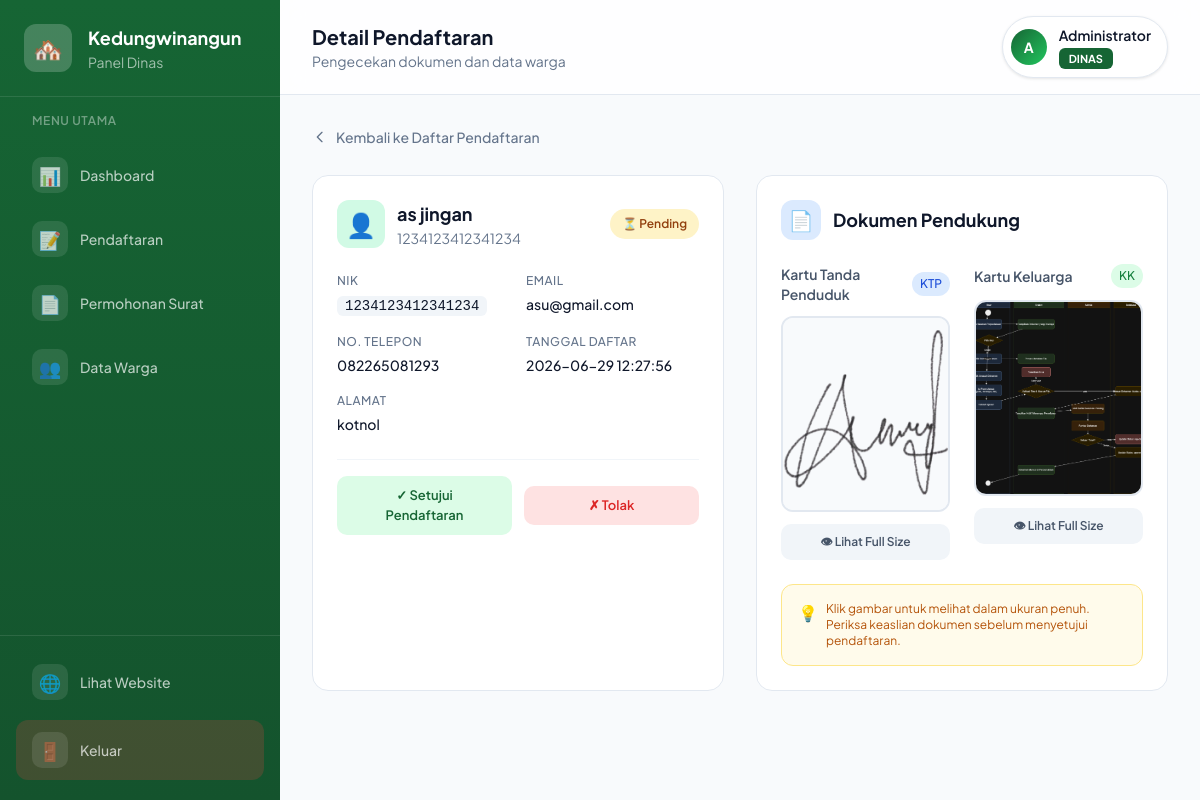
Page /dinas/users/detail/4 (signed in) on the committed database.
### tables this page shows
CREATE TABLE users (
            id INTEGER PRIMARY KEY AUTOINCREMENT,
            nik TEXT UNIQUE NOT NULL,
            nama_lengkap TEXT NOT NULL,
            email TEXT,
            no_telepon TEXT,
            alamat TEXT,
            password_hash TEXT NOT NULL,
            role TEXT DEFAULT 'penduduk',
            status TEXT DEFAULT 'pending',
            ktp_path TEXT,
            kk_path TEXT,
            created_at TIMESTAMP DEFAULT CURRENT_TIMESTAMP,
            approved_by INTEGER,
            approved_at TIMESTAMP
        );

### routes/dinas.py (the view)
@dinas_bp.route("/users/detail/<int:user_id>")
@dinas_required
def user_detail(user_id):
    user = get_user_by_id(user_id)
    if not user:
        flash('User tidak ditemukan!', 'error')
        return redirect(url_for('dinas.pending_users'))
    return render_template("dinas/user_detail.html", user=user)

### templates/dinas/user_detail.html (shortened to what this page needs)
{% extends 'dinas/base.html' %}
{% block page_title %}Detail Pendaftaran{% endblock %}
{% block page_subtitle %}Pengecekan dokumen dan data warga{% endblock %}
{% block content %}
<div class="mb-6">
    <a href="{{ url_for('dinas.pending_users') }}" class="inline-flex items-center gap-2 text-slate-500 hover:text-emerald-600 dark:text-slate-400 dark:hover:text-emerald-400 transition-colors text-sm font-medium">
        <svg class="w-4 h-4" fill="none" stroke="currentColor" viewBox="0 0 24 24">
            <path stroke-linecap="round" stroke-linejoin="round" stroke-width="2" d="M15 19l-7-7 7-7"/>
        </svg>
        Kembali ke Daftar Pendaftaran
    </a>
</div>
<div class="grid grid-cols-1 lg:grid-cols-2 gap-8">
    <div class="card p-6 animate-fade-in">
        <div class="flex items-center gap-3 mb-6">
            <div class="w-12 h-12 bg-emerald-100 dark:bg-emerald-900/30 rounded-xl flex items-center justify-center text-2xl">
                👤
            </div>
            <div>
                <h3 class="text-lg font-bold dark:text-white">{{ user.nama_lengkap }}</h3>
                <p class="text-sm text-slate-500 dark:text-slate-400">{{ user.nik }}</p>
            </div>
            <div class="ml-auto">
                <span class="badge badge-pending">⏳ Pending</span>
            </div>
        </div>
        <div class="info-grid mb-6">
            <div class="info-item">
                <span class="info-label">NIK</span>
                <span class="info-value"><code>{{ user.nik }}</code></span>
            </div>
            <div class="info-item">
                <span class="info-label">Email</span>
                <span class="info-value dark:text-slate-200">{{ user.email or '-' }}</span>
            </div>
            <div class="info-item">
                <span class="info-label">No. Telepon</span>
                <span class="info-value dark:text-slate-200">{{ user.no_telepon }}</span>
            </div>
            <div class="info-item">
                <span class="info-label">Tanggal Daftar</span>
                <span class="info-value dark:text-slate-200">{{ user.created_at or '-' }}</span>
            </div>
            <div class="info-item full">
                <span class="info-label">Alamat</span>
                <span class="info-value dark:text-slate-200">{{ user.alamat }}</span>
            </div>
        </div>
        <div class="flex items-center gap-3 pt-4 border-t border-slate-100 dark:border-slate-700">
            <form action="{{ url_for('dinas.approve_user_route', user_id=user.id) }}" method="POST" class="flex-1">
                <button type="submit" class="btn btn-approve w-full justify-center"
                    onclick="return confirm('Setujui pendaftaran {{ user.nama_lengkap }}?')">
                    ✓ Setujui Pendaftaran
                </button>
            </form>
            <form action="{{ url_for('dinas.reject_user_route', user_id=user.id) }}" method="POST" class="flex-1">
                <button type="submit" class="btn btn-reject w-full justify-center"
                    onclick="return confirm('Tolak pendaftaran {{ user.nama_lengkap }}?')">
                    ✗ Tolak
                </button>
            </form>
        </div>
    </div>
    <div class="card p-6 animate-fade-in" style="animation-delay: 0.1s;">
        <h3 class="text-lg font-bold mb-6 flex items-center gap-3 dark:text-white">
            <span class="w-10 h-10 bg-blue-100 dark:bg-blue-900/30 rounded-xl flex items-center justify-center text-xl">📄</span>
            Dokumen Pendukung
        </h3>
        <div class="grid grid-cols-1 sm:grid-cols-2 gap-6">
            <div class="document-card">
                <div class="flex items-center justify-between mb-3">
                    <span class="text-sm font-semibold text-slate-600 dark:text-slate-300">Kartu Tanda Penduduk</span>
                    <span class="text-xs bg-blue-100 dark:bg-blue-900/30 text-blue-700 dark:text-blue-300 px-2 py-1 rounded-full font-medium">KTP</span>
                </div>
                {% if user.ktp_path %}
                <div class="relative group cursor-pointer rounded-xl overflow-hidden border-2 border-slate-200 dark:border-slate-600 hover:border-emerald-400 transition-all"
                     onclick="openPreview('/uploads/{{ user.ktp_path }}', 'KTP - {{ user.nama_lengkap }}')">
                    <img src="/uploads/{{ user.ktp_path }}"
                         alt="KTP"
                         class="w-full h-48 object-cover object-center group-hover:scale-105 transition-transform duration-300"
                         onerror="this.style.display='none'; this.nextElementSibling.style.display='flex';">
                    <div class="absolute inset-0 bg-black/0 group-hover:bg-black/20 transition-all flex items-center justify-center">
                    </div>
                </div>
                <button type="button"
                    class="mt-3 w-full btn btn-secondary text-xs justify-center"
                    onclick="openPreview('/uploads/{{ user.ktp_path }}', 'KTP - {{ user.nama_lengkap }}')">
                    👁 Lihat Full Size
                </button>
                {% else %}
                <div class="w-full h-48 rounded-xl border-2 border-dashed border-slate-200 dark:border-slate-600 bg-slate-50 dark:bg-slate-800 flex flex-col items-center justify-center gap-2">
                    <span class="text-4xl">📭</span>
                    <span class="text-sm text-slate-400">KTP tidak tersedia</span>
                </div>
                {% endif %}
            </div>
            <div class="document-card">
                <div class="flex items-center justify-between mb-3">
                    <span class="text-sm font-semibold text-slate-600 dark:text-slate-300">Kartu Keluarga</span>
                    <span class="text-xs bg-green-100 dark:bg-green-900/30 text-green-700 dark:text-green-300 px-2 py-1 rounded-full font-medium">KK</span>
                </div>
                {% if user.kk_path %}
                <div class="relative group cursor-pointer rounded-xl overflow-hidden border-2 border-slate-200 dark:border-slate-600 hover:border-emerald-400 transition-all"
                     onclick="openPreview('/uploads/{{ user.kk_path }}', 'KK - {{ user.nama_lengkap }}')">
                    <img src="/uploads/{{ user.kk_path }}"
                         alt="KK"
                         class="w-full h-48 object-cover object-center group-hover:scale-105 transition-transform duration-300"
                         onerror="this.style.display='none'; this.nextElementSibling.style.display='flex';">
                    <div class="absolute inset-0 bg-black/0 group-hover:bg-black/20 transition-all flex items-center justify-center">
                    </div>
                </div>
                <button type="button"
                    class="mt-3 w-full btn btn-secondary text-xs justify-center"
                    onclick="openPreview('/uploads/{{ user.kk_path }}', 'KK - {{ user.nama_lengkap }}')">
                    👁 Lihat Full Size
                </button>
                {% else %}
                <div class="w-full h-48 rounded-xl border-2 border-dashed border-slate-200 dark:border-slate-600 bg-slate-50 dark:bg-slate-800 flex flex-col items-center justify-center gap-2">
                    <span class="text-4xl">📭</span>
                    <span class="text-sm text-slate-400">KK tidak tersedia</span>
                </div>
                {% endif %}
            </div>
        </div>
        <div class="mt-6 p-4 bg-amber-50 dark:bg-amber-900/20 rounded-xl border border-amber-200 dark:border-amber-800">
            <p class="text-xs text-amber-700 dark:text-amber-300 flex items-start gap-2">
                <span class="text-base">💡</span>
                <span>Klik gambar untuk melihat dalam ukuran penuh. Periksa keaslian dokumen sebelum menyetujui pendaftaran.</span>
            </p>
        </div>
    </div>
</div>
{% endblock %}

### templates/dinas/base.html (shortened to what this page needs)
<!DOCTYPE html>
<html lang="id">
<head>
    <script src="https://cdn.tailwindcss.com"></script>
</head>
<body class="bg-slate-50 text-slate-900">
    <div class="flex min-h-screen">
        <aside class="sidebar" id="sidebar">
            <div class="p-6 border-b border-white/10">
                <div class="flex items-center gap-4">
                    <div class="w-12 h-12 bg-white/20 rounded-xl flex items-center justify-center text-2xl">
                        🏘️
                    </div>
                    <div>
                        <h1 class="text-white font-bold text-lg">Kedungwinangun</h1>
                        <p class="text-white/60 text-sm">Panel Dinas</p>
                    </div>
                </div>
            </div>
            <nav class="p-4">
                <p class="text-white/40 text-xs font-semibold uppercase tracking-wider px-4 mb-4">Menu Utama</p>
                <a href="{{ url_for('dinas.dashboard') }}" class="sidebar-item {% if request.endpoint == 'dinas.dashboard' %}active{% endif %}">
                    <div class="sidebar-icon">📊</div>
                    Dashboard
                </a>
                <a href="{{ url_for('dinas.pending_users') }}" class="sidebar-item {% if request.endpoint == 'dinas.pending_users' %}active{% endif %}">
                    <div class="sidebar-icon">📝</div>
                    Pendaftaran
                </a>
                <a href="{{ url_for('dinas.permohonan_list') }}" class="sidebar-item {% if request.endpoint in ['dinas.permohonan_list', 'dinas.permohonan_detail'] %}active{% endif %}">
                    <div class="sidebar-icon">📄</div>
                    Permohonan Surat
                </a>
                <a href="{{ url_for('dinas.all_users') }}" class="sidebar-item {% if request.endpoint == 'dinas.all_users' %}active{% endif %}">
                    <div class="sidebar-icon">👥</div>
                    Data Warga
                </a>
            </nav>
            <div class="absolute bottom-0 left-0 right-0 p-4 border-t border-white/10">
                <a href="{{ url_for('public.index') }}" class="sidebar-item mb-2">
                    <div class="sidebar-icon">🌐</div>
                    Lihat Website
                </a>
                <a href="{{ url_for('user.logout') }}" class="sidebar-item" style="background: rgba(239, 68, 68, 0.2);">
                    <div class="sidebar-icon">🚪</div>
                    Keluar
                </a>
            </div>
        </aside>
        <main class="main-content flex-1">
            <header class="glass sticky top-0 z-50 border-b border-slate-200 dark:border-slate-700 px-8 py-4">
                <div class="flex items-center justify-between">
                    <div class="flex items-center gap-4">
                        <div>
                            <h2 class="text-xl font-bold">{% block page_title %}Dashboard{% endblock %}</h2>
                            <p class="text-sm text-slate-500 dark:text-slate-400">{% block page_subtitle %}Kelola pendaftaran dan permohonan surat warga{% endblock %}</p>
                        </div>
                    </div>
                    <div class="user-menu">
                        <div class="user-avatar">{{ session.user_nama[:1]|upper if session.user_nama else 'P' }}</div>
                        <div class="hidden sm:block">
                            <p class="text-sm font-semibold">{{ session.get('user_nama', 'Petugas') }}</p>
                            <span class="role-badge">Dinas</span>
                        </div>
                    </div>
                </div>
            </header>
            <div class="p-8">
                {% block content %}{% endblock %}
            </div>
        </main>
    </div>
</body>
</html>

### rows in the picture
users: get "Administrator"
users: nama_lengkap "as jingan", nik "1234123412341234", email "asu@gmail.com", no_telepon "082265081293", created_at "2026-06-29 12:27:56", alamat "kotnol", ktp_path (picture), kk_path (picture)

### other values in the picture
{{ session.user_nama[:1]|upper if session.user_nama else 'P' }} "A"
